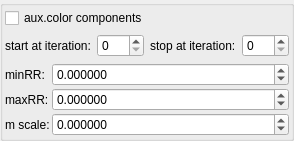
    <widget class="QGroupBox" name="groupBox_4">
     <property name="title">
      <string/>
     </property>
     <layout class="QVBoxLayout" name="verticalLayout_8">
      <property name="leftMargin">
       <number>2</number>
      </property>
      <property name="topMargin">
       <number>2</number>
      </property>
      <property name="rightMargin">
       <number>2</number>
      </property>
      <property name="bottomMargin">
       <number>2</number>
      </property>
      <item>
       <widget class="MyCheckBox" name="checkBox_fold_color_aux_color_enabled_false">
        <property name="text">
         <string notr="true">aux.color components</string>
        </property>
       </widget>
      </item>
      <item>
       <layout class="QHBoxLayout" name="horizontalLayout_19" stretch="0,1,0,1">
        <item>
         <widget class="QLabel" name="label_100">
          <property name="text">
           <string>start at iteration:</string>
          </property>
         </widget>
        </item>
        <item>
         <widget class="MySpinBox" name="spinboxInt_fold_color_start_iterations_A">
          <property name="sizePolicy">
           <sizepolicy hsizetype="Minimum" vsizetype="Maximum">
            <horstretch>0</horstretch>
            <verstretch>0</verstretch>
           </sizepolicy>
          </property>
          <property name="minimum">
           <number>0</number>
          </property>
          <property name="maximum">
           <number>999</number>
          </property>
          <property name="value">
           <number>0</number>
          </property>
         </widget>
        </item>
        <item>
         <widget class="QLabel" name="label_72">
          <property name="text">
           <string>stop at iteration:</string>
          </property>
         </widget>
        </item>
        <item>
         <widget class="MySpinBox" name="spinboxInt_fold_color_stop_iterations_A">
          <property name="sizePolicy">
           <sizepolicy hsizetype="Preferred" vsizetype="Maximum">
            <horstretch>0</horstretch>
            <verstretch>0</verstretch>
           </sizepolicy>
          </property>
          <property name="maximum">
           <number>999</number>
          </property>
         </widget>
        </item>
       </layout>
      </item>
      <item>
       <layout class="QGridLayout" name="gridLayout_17" columnstretch="0,1">
        <property name="spacing">
         <number>2</number>
        </property>
        <item row="0" column="0">
         <widget class="QLabel" name="label_31">
          <property name="text">
           <string>minRR:</string>
          </property>
         </widget>
        </item>
        <item row="1" column="0">
         <widget class="QLabel" name="label_30">
          <property name="text">
           <string>maxRR:</string>
          </property>
         </widget>
        </item>
        <item row="2" column="0">
         <widget class="QLabel" name="label_19">
          <property name="text">
           <string>m scale:</string>
          </property>
         </widget>
        </item>
        <item row="0" column="1">
         <widget class="MyDoubleSpinBox" name="spinbox_mandelbox_color_Sp1">
          <property name="sizePolicy">
           <sizepolicy hsizetype="Minimum" vsizetype="Maximum">
            <horstretch>0</horstretch>
            <verstretch>0</verstretch>
           </sizepolicy>
          </property>
          <property name="prefix">
           <string/>
          </property>
          <property name="suffix">
           <string/>
          </property>
          <property name="decimals">
           <number>6</number>
          </property>
          <property name="minimum">
           <double>-100.000000000000000</double>
          </property>
          <property name="maximum">
           <double>100.000000000000000</double>
          </property>
          <property name="singleStep">
           <double>0.100000000000000</double>
          </property>
         </widget>
        </item>
        <item row="1" column="1">
         <widget class="MyDoubleSpinBox" name="spinbox_mandelbox_color_Sp2">
          <property name="sizePolicy">
           <sizepolicy hsizetype="Minimum" vsizetype="Maximum">
            <horstretch>0</horstretch>
            <verstretch>0</verstretch>
           </sizepolicy>
          </property>
          <property name="prefix">
           <string/>
          </property>
          <property name="suffix">
           <string/>
          </property>
          <property name="decimals">
           <number>6</number>
          </property>
          <property name="minimum">
           <double>-100.000000000000000</double>
          </property>
          <property name="maximum">
           <double>100.000000000000000</double>
          </property>
          <property name="singleStep">
           <double>0.100000000000000</double>
          </property>
         </widget>
        </item>
        <item row="2" column="1">
         <widget class="MyDoubleSpinBox" name="spinbox4_fold_color_difs_0000_x">
          <property name="sizePolicy">
           <sizepolicy hsizetype="Minimum" vsizetype="Maximum">
            <horstretch>0</horstretch>
            <verstretch>0</verstretch>
           </sizepolicy>
          </property>
          <property name="prefix">
           <string/>
          </property>
          <property name="suffix">
           <string/>
          </property>
          <property name="decimals">
           <number>6</number>
          </property>
          <property name="minimum">
           <double>-99.998999999999995</double>
          </property>
          <property name="maximum">
           <double>99.998999999999995</double>
          </property>
          <property name="singleStep">
           <double>0.010000000000000</double>
          </property>
         </widget>
        </item>
       </layout>
      </item>
     </layout>
    </widget>
